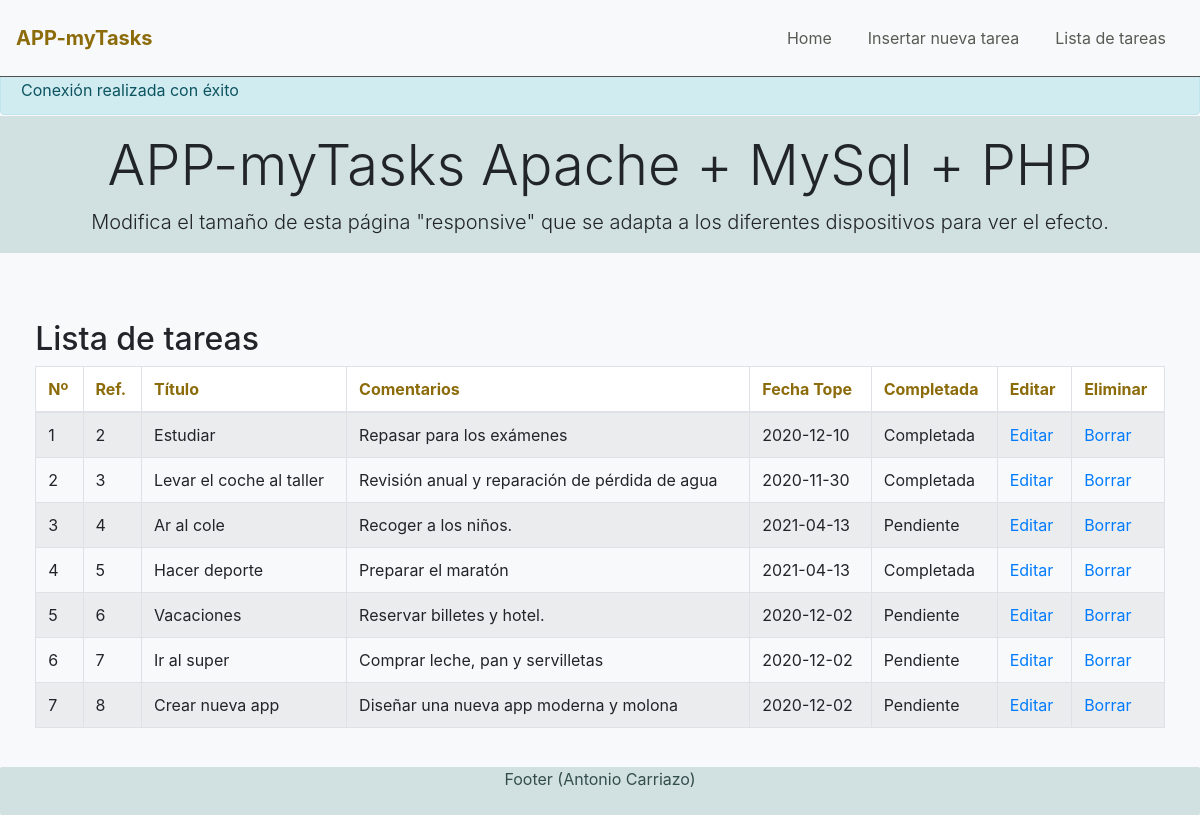
The page /view.php on the database its author committed.
### tables this page shows
CREATE TABLE `listaTareas` (
  `idTarea` int NOT NULL,
  `nombreTarea` varchar(30) NOT NULL,
  `comentariosTarea` varchar(255) DEFAULT NULL,
  `fechaTopeTarea` date DEFAULT NULL,
  `completadaTarea` tinyint(1) DEFAULT '0'
);

### view.php (the view, shortened to what this page needs)
<?php
require('db.php');
?>
<?php
include_once('header.php');
?>
        <div class="form formularioDatos tareasTabla">
                <div class="tablaDatos table-responsive">
                    <h2 class="centrado">Lista de tareas</h2>
                    <table class="table table-striped table-bordered table-hover bg-muted rounded">
                        <thead>
                            <tr class="bg-info cabeceraGeneral ">
                                <th scope="col">Nº</th>
                                <th scope="col">Ref.</th>
                                <th scope="col">Título</th>
                                <th scope="col">Comentarios</th>
                                <th scope="col">Fecha Tope</th>
                                <th scope="col">Completada</th>
                                <th scope="col">Editar</th>
                                <th scope="col">Eliminar</th>
                            </tr>
                        </thead>
                        <tbody>
                            <?php
                            $contador=1;
                            $consulta="Select * from listaTareas ORDER BY idTarea asc;";
                            try
                            {
                                $resultadoConsultaSelect = $conexion->prepare($consulta);
                                $resultadoConsultaSelect->setFetchMode(PDO::FETCH_ASSOC);
                                $resultadoConsultaSelect->execute();
                            }
                            catch(PDOException $error)
                            {
                                erroresConsulta($consulta, $error->getMessage());
                            }
                            while ($fila = $resultadoConsultaSelect->fetch()){
                            ?>
                            <tr>
                                <td ><?php echo $contador; ?></td>
                                <td ><?php echo $fila["idTarea"]; ?></td>
                                <td ><?php echo $fila["nombreTarea"]; ?></td>
                                <td ><?php echo $fila["comentariosTarea"]; ?></td>
                                <td ><?php echo $fila["fechaTopeTarea"]; ?></td>
                                <td ><?php
                                        if ($fila["completadaTarea"]==0) {
                                          echo "Pendiente";
                                        }else {
                                          echo "Completada";
                                        }
                             ?></td>
                                <td ><a href="edit.php?id=<?php echo $fila["idTarea"]; ?>">Editar</a></td>
                                <td ><a href="delete.php?id=<?php echo $fila["idTarea"]; ?>">Borrar</a></td>
                            </tr>
                            <?php $contador++; } ?>
                        </tbody>
                    </table>
                </div>
        </div>
<?php
include_once('footer.php');
?>

### db.php (shortened to what this page needs)
<?php
try {
  echo "<div class='alert alert-info' role='alert'>
  Conexión realizada con éxito
</div>";
} catch(PDOException $error) {
  erroresConexion($error->getMessage());
}
?>

### header.php (shortened to what this page needs)
<!DOCTYPE html>
<html lang="es">
    <head>
          <link rel="stylesheet" href="https://maxcdn.bootstrapcdn.com/bootstrap/4.5.2/css/bootstrap.min.css">
          <link rel="stylesheet" type="text/css" href="css/styles.css">
    </head>
    <body>
        <nav class="navbar navbar-expand-xl navbar-light bg-light fixed-top">
            <div class="d-flex flex-grow-1">
                <a class="navbar-brand d-none d-lg-inline-block" href="#">
            APP-myTasks
                </a>
                <div class="w-100 text-right">
                </div>
            </div>
            <div class="collapse navbar-collapse flex-grow-1 text-right" id="myNavbar">
                <ul class="navbar-nav ml-auto flex-nowrap">
                        <li class="nav-item">
                            <a class="nav-link" href="index.php">Home <span class="sr-only">(current)</span></a>
                        </li>
                        <li class="nav-item">
                            <a class="nav-link" href="insert.php" >Insertar nueva tarea <span class="sr-only">(current)</span></a>
                        </li>
                        <li class="nav-item">
                            <a class="nav-link" href="view.php" >Lista de tareas<span class="sr-only">(current)</span></a>
                        </li>
                </ul>
            </div>
        </nav>
        <div class="jumbotron text-center jumbotron-fluid">
          <div class="container">
            <h3 class="display-4">APP-myTasks Apache + MySql + PHP</h3>
            <p class="lead">Modifica el tamaño de esta página "responsive" que se adapta a los diferentes dispositivos para ver el efecto.</p>
          </div>
        </div>

### footer.php
        <div class="footer" ">
            <p>Footer (Antonio Carriazo)</p>
        </div>
    </body>
</html>

### css/styles.css (style rules this page uses)
nav { border-bottom:1px solid #4F5050; }
.navbar-light .navbar-brand { color:#8c6b0a; font-weight: bold; padding-right:1em; }
.d-lg-inline-block { display: inline-block!important; }
.nav-item { font-size: 16px; font-weight: normal; text-align: center; padding:10px; }
.navbar-light .navbar-nav .nav-link { color:#5A5A55; }
body { padding-top: 65px; background-color:#f8f9fa; margin: 0; }
p { text-align: center; margin-bottom:0em; }
.jumbotron { padding:1em; background-color:#d1e0e0; }
.alert { margin-bottom:0.5; }
th { background-color: white; color:#8c6b0a; }
table { border: 2px solid #8c6b0a; border-radius: 15px 50px; }
.tablaDatos { margin-bottom:2em; padding:2em; font-size: 1.1em; }
.footer { height: 3em; border-radius: 2px; color:#334d4d; background-color:#d1e0e0; position: fixed; left: 0; bottom: 0; width: 100%; text-align: center; }

### rows shown on the page
listatareas: idTarea "2", nombreTarea "Estudiar", comentariosTarea "Repasar para los exámenes", fechaTopeTarea "2020-12-10", completadaTarea "Completada"
listatareas: idTarea "3", nombreTarea "Levar el coche al taller", comentariosTarea "Revisión anual y reparación de pérdida de agua", fechaTopeTarea "2020-11-30", completadaTarea "Completada"
listatareas: idTarea "4", nombreTarea "Ar al cole", comentariosTarea "Recoger a los niños.", fechaTopeTarea "2021-04-13", completadaTarea "Pendiente"
listatareas: idTarea "5", nombreTarea "Hacer deporte", comentariosTarea "Preparar el maratón", fechaTopeTarea "2021-04-13", completadaTarea "Completada"
listatareas: idTarea "6", nombreTarea "Vacaciones", comentariosTarea "Reservar billetes y hotel.", fechaTopeTarea "2020-12-02", completadaTarea "Pendiente"
listatareas: idTarea "7", nombreTarea "Ir al super", comentariosTarea "Comprar leche, pan y servilletas", fechaTopeTarea "2020-12-02", completadaTarea "Pendiente"
listatareas: idTarea "8", nombreTarea "Crear nueva app", comentariosTarea "Diseñar una nueva app moderna y molona", fechaTopeTarea "2020-12-02", completadaTarea "Pendiente"
